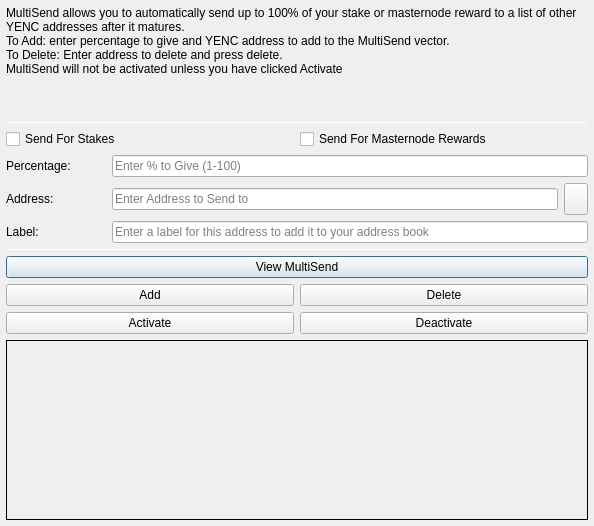
<?xml version="1.0" encoding="UTF-8"?>
<ui version="4.0">
 <class>MultiSendDialog</class>
 <widget class="QDialog" name="MultiSendDialog">
  <property name="windowModality">
   <enum>Qt::NonModal</enum>
  </property>
  <property name="geometry">
   <rect>
    <x>0</x>
    <y>0</y>
    <width>594</width>
    <height>526</height>
   </rect>
  </property>
  <property name="windowTitle">
   <string>MultiSend</string>
  </property>
  <layout class="QVBoxLayout" name="verticalLayout" stretch="0">
   <property name="leftMargin">
    <number>6</number>
   </property>
   <property name="topMargin">
    <number>6</number>
   </property>
   <property name="rightMargin">
    <number>6</number>
   </property>
   <property name="bottomMargin">
    <number>6</number>
   </property>
   <item>
    <layout class="QVBoxLayout" name="verticalLayout_Main" stretch="1,1,1,0,1,1,1">
     <item>
      <widget class="QLabel" name="label_2">
       <property name="lineWidth">
        <number>1</number>
       </property>
       <property name="text">
        <string>MultiSend allows you to automatically send up to 100% of your stake or masternode reward to a list of other YENC addresses after it matures.
To Add: enter percentage to give and YENC address to add to the MultiSend vector.
To Delete: Enter address to delete and press delete.
MultiSend will not be activated unless you have clicked Activate</string>
       </property>
       <property name="alignment">
        <set>Qt::AlignLeading|Qt::AlignLeft|Qt::AlignTop</set>
       </property>
       <property name="wordWrap">
        <bool>true</bool>
       </property>
      </widget>
     </item>
     <item>
      <widget class="Line" name="line">
       <property name="minimumSize">
        <size>
         <width>0</width>
         <height>1</height>
        </size>
       </property>
       <property name="maximumSize">
        <size>
         <width>16777215</width>
         <height>1</height>
        </size>
       </property>
       <property name="orientation">
        <enum>Qt::Horizontal</enum>
       </property>
      </widget>
     </item>
     <item>
      <layout class="QVBoxLayout" name="verticalLayout_Settings">
       <item>
        <layout class="QHBoxLayout" name="horizontalLayout">
         <item>
          <widget class="QCheckBox" name="multiSendStakeCheckBox">
           <property name="text">
            <string>Send For Stakes</string>
           </property>
          </widget>
         </item>
         <item>
          <widget class="QCheckBox" name="multiSendMasternodeCheckBox">
           <property name="text">
            <string>Send For Masternode Rewards</string>
           </property>
          </widget>
         </item>
        </layout>
       </item>
       <item>
        <layout class="QHBoxLayout" name="horizontalLayout_6">
         <item>
          <widget class="QLabel" name="label">
           <property name="minimumSize">
            <size>
             <width>100</width>
             <height>0</height>
            </size>
           </property>
           <property name="toolTip">
            <string>Percentage of stake to send</string>
           </property>
           <property name="text">
            <string>Percentage:</string>
           </property>
          </widget>
         </item>
         <item>
          <widget class="QLineEdit" name="multiSendPercentEdit">
           <property name="toolTip">
            <string>Enter whole numbers 1 - 100</string>
           </property>
           <property name="placeholderText">
            <string>Enter % to Give (1-100)</string>
           </property>
          </widget>
         </item>
        </layout>
       </item>
       <item>
        <layout class="QHBoxLayout" name="horizontalLayout_7">
         <item>
          <widget class="QLabel" name="label_5">
           <property name="minimumSize">
            <size>
             <width>100</width>
             <height>0</height>
            </size>
           </property>
           <property name="toolTip">
            <string>Address to send portion of stake to</string>
           </property>
           <property name="text">
            <string>Address:</string>
           </property>
          </widget>
         </item>
         <item>
          <widget class="QLineEdit" name="multiSendAddressEdit">
           <property name="toolTip">
            <string/>
           </property>
           <property name="placeholderText">
            <string>Enter Address to Send to</string>
           </property>
          </widget>
         </item>
         <item>
          <widget class="QToolButton" name="addressBookButton">
           <property name="maximumSize">
            <size>
             <width>16777215</width>
             <height>32</height>
            </size>
           </property>
           <property name="toolTip">
            <string>Choose an address from the address book</string>
           </property>
           <property name="text">
            <string/>
           </property>
           <property name="icon">
            <iconset resource="../cryptoyen.qrc">
             <normaloff>:/icons/address-book</normaloff>:/icons/address-book</iconset>
           </property>
           <property name="shortcut">
            <string>Alt+A</string>
           </property>
          </widget>
         </item>
        </layout>
       </item>
      </layout>
     </item>
     <item>
      <layout class="QHBoxLayout" name="horizontalLayout_3">
       <item>
        <widget class="QLabel" name="label_3">
         <property name="minimumSize">
          <size>
           <width>100</width>
           <height>0</height>
          </size>
         </property>
         <property name="text">
          <string>Label:</string>
         </property>
        </widget>
       </item>
       <item>
        <widget class="QLineEdit" name="labelAddressLabelEdit">
         <property name="placeholderText">
          <string>Enter a label for this address to add it to your address book</string>
         </property>
        </widget>
       </item>
      </layout>
     </item>
     <item>
      <widget class="Line" name="line_2">
       <property name="minimumSize">
        <size>
         <width>0</width>
         <height>1</height>
        </size>
       </property>
       <property name="maximumSize">
        <size>
         <width>16777215</width>
         <height>1</height>
        </size>
       </property>
       <property name="orientation">
        <enum>Qt::Horizontal</enum>
       </property>
      </widget>
     </item>
     <item>
      <layout class="QVBoxLayout" name="verticalLayout_Buttons">
       <item>
        <layout class="QHBoxLayout" name="horizontalLayout_4">
         <item>
          <widget class="QPushButton" name="viewButton">
           <property name="toolTip">
            <string/>
           </property>
           <property name="statusTip">
            <string>View MultiSend Vector</string>
           </property>
           <property name="text">
            <string>View MultiSend</string>
           </property>
          </widget>
         </item>
        </layout>
       </item>
       <item>
        <layout class="QHBoxLayout" name="horizontalLayout_2">
         <item>
          <widget class="QPushButton" name="addButton">
           <property name="toolTip">
            <string/>
           </property>
           <property name="statusTip">
            <string>Add to MultiSend Vector</string>
           </property>
           <property name="text">
            <string>Add</string>
           </property>
          </widget>
         </item>
         <item>
          <widget class="QPushButton" name="deleteButton">
           <property name="toolTip">
            <string/>
           </property>
           <property name="statusTip">
            <string>Delete Address From MultiSend Vector</string>
           </property>
           <property name="text">
            <string>Delete</string>
           </property>
          </widget>
         </item>
        </layout>
       </item>
       <item>
        <layout class="QHBoxLayout" name="horizontalLayout_5">
         <item>
          <widget class="QPushButton" name="activateButton">
           <property name="statusTip">
            <string>Activate MultiSend</string>
           </property>
           <property name="text">
            <string>Activate</string>
           </property>
          </widget>
         </item>
         <item>
          <widget class="QPushButton" name="disableButton">
           <property name="statusTip">
            <string>Deactivate MultiSend</string>
           </property>
           <property name="text">
            <string>Deactivate</string>
           </property>
          </widget>
         </item>
        </layout>
       </item>
      </layout>
     </item>
     <item>
      <widget class="QLabel" name="message">
       <property name="minimumSize">
        <size>
         <width>0</width>
         <height>180</height>
        </size>
       </property>
       <property name="frameShape">
        <enum>QFrame::Panel</enum>
       </property>
       <property name="frameShadow">
        <enum>QFrame::Plain</enum>
       </property>
       <property name="lineWidth">
        <number>1</number>
       </property>
       <property name="midLineWidth">
        <number>1</number>
       </property>
       <property name="text">
        <string/>
       </property>
       <property name="alignment">
        <set>Qt::AlignLeading|Qt::AlignLeft|Qt::AlignTop</set>
       </property>
       <property name="wordWrap">
        <bool>true</bool>
       </property>
      </widget>
     </item>
    </layout>
   </item>
  </layout>
 </widget>
 <resources>
  <include location="../cryptoyen.qrc"/>
 </resources>
 <connections/>
</ui>
